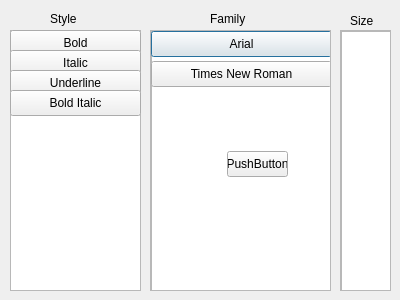
<?xml version="1.0" encoding="UTF-8"?>
<ui version="4.0">
 <class>Font</class>
 <widget class="QDialog" name="Font">
  <property name="geometry">
   <rect>
    <x>0</x>
    <y>0</y>
    <width>400</width>
    <height>300</height>
   </rect>
  </property>
  <property name="windowTitle">
   <string>Dialog</string>
  </property>
  <widget class="QScrollArea" name="Family">
   <property name="geometry">
    <rect>
     <x>10</x>
     <y>30</y>
     <width>131</width>
     <height>261</height>
    </rect>
   </property>
   <property name="widgetResizable">
    <bool>true</bool>
   </property>
   <widget class="QWidget" name="scrollAreaWidgetContents">
    <property name="geometry">
     <rect>
      <x>0</x>
      <y>0</y>
      <width>129</width>
      <height>259</height>
     </rect>
    </property>
   </widget>
  </widget>
  <widget class="QScrollArea" name="Style">
   <property name="geometry">
    <rect>
     <x>150</x>
     <y>30</y>
     <width>181</width>
     <height>261</height>
    </rect>
   </property>
   <property name="widgetResizable">
    <bool>true</bool>
   </property>
   <widget class="QWidget" name="scrollAreaWidgetContents_2">
    <property name="geometry">
     <rect>
      <x>0</x>
      <y>0</y>
      <width>179</width>
      <height>259</height>
     </rect>
    </property>
    <widget class="QTextEdit" name="textEdit_2">
     <property name="geometry">
      <rect>
       <x>0</x>
       <y>0</y>
       <width>181</width>
       <height>261</height>
      </rect>
     </property>
    </widget>
    <widget class="QPushButton" name="pushButton">
     <property name="geometry">
      <rect>
       <x>0</x>
       <y>0</y>
       <width>181</width>
       <height>26</height>
      </rect>
     </property>
     <property name="text">
      <string>Arial</string>
     </property>
    </widget>
    <widget class="QPushButton" name="pushButton_2">
     <property name="geometry">
      <rect>
       <x>0</x>
       <y>30</y>
       <width>181</width>
       <height>26</height>
      </rect>
     </property>
     <property name="text">
      <string>Times New Roman</string>
     </property>
    </widget>
    <widget class="QPushButton" name="pushButton_7">
     <property name="geometry">
      <rect>
       <x>76</x>
       <y>120</y>
       <width>61</width>
       <height>26</height>
      </rect>
     </property>
     <property name="text">
      <string>PushButton</string>
     </property>
    </widget>
   </widget>
  </widget>
  <widget class="QScrollArea" name="Size">
   <property name="geometry">
    <rect>
     <x>340</x>
     <y>30</y>
     <width>51</width>
     <height>261</height>
    </rect>
   </property>
   <property name="widgetResizable">
    <bool>true</bool>
   </property>
   <widget class="QWidget" name="scrollAreaWidgetContents_3">
    <property name="geometry">
     <rect>
      <x>0</x>
      <y>0</y>
      <width>49</width>
      <height>259</height>
     </rect>
    </property>
    <widget class="QTextEdit" name="textEdit_3">
     <property name="geometry">
      <rect>
       <x>0</x>
       <y>0</y>
       <width>51</width>
       <height>261</height>
      </rect>
     </property>
    </widget>
   </widget>
  </widget>
  <widget class="QLabel" name="label">
   <property name="geometry">
    <rect>
     <x>50</x>
     <y>10</y>
     <width>67</width>
     <height>17</height>
    </rect>
   </property>
   <property name="text">
    <string>Style</string>
   </property>
  </widget>
  <widget class="QLabel" name="label_2">
   <property name="geometry">
    <rect>
     <x>210</x>
     <y>10</y>
     <width>67</width>
     <height>17</height>
    </rect>
   </property>
   <property name="text">
    <string>Family</string>
   </property>
  </widget>
  <widget class="QLabel" name="label_3">
   <property name="geometry">
    <rect>
     <x>350</x>
     <y>10</y>
     <width>51</width>
     <height>21</height>
    </rect>
   </property>
   <property name="text">
    <string>Size</string>
   </property>
  </widget>
  <widget class="QTextEdit" name="textEdit">
   <property name="geometry">
    <rect>
     <x>10</x>
     <y>30</y>
     <width>131</width>
     <height>261</height>
    </rect>
   </property>
  </widget>
  <widget class="QPushButton" name="pushButton_3">
   <property name="geometry">
    <rect>
     <x>10</x>
     <y>30</y>
     <width>131</width>
     <height>26</height>
    </rect>
   </property>
   <property name="text">
    <string>Bold</string>
   </property>
  </widget>
  <widget class="QPushButton" name="pushButton_4">
   <property name="geometry">
    <rect>
     <x>10</x>
     <y>50</y>
     <width>131</width>
     <height>26</height>
    </rect>
   </property>
   <property name="text">
    <string>Italic</string>
   </property>
  </widget>
  <widget class="QPushButton" name="pushButton_5">
   <property name="geometry">
    <rect>
     <x>10</x>
     <y>70</y>
     <width>131</width>
     <height>26</height>
    </rect>
   </property>
   <property name="text">
    <string>Underline</string>
   </property>
  </widget>
  <widget class="QPushButton" name="pushButton_6">
   <property name="geometry">
    <rect>
     <x>10</x>
     <y>90</y>
     <width>131</width>
     <height>26</height>
    </rect>
   </property>
   <property name="text">
    <string>Bold Italic</string>
   </property>
  </widget>
 </widget>
 <resources/>
 <connections/>
</ui>
